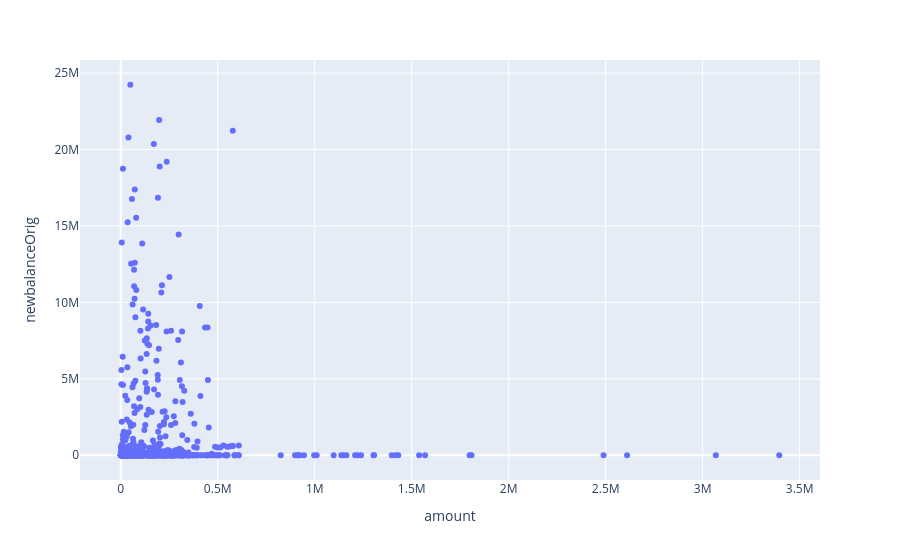

The cell this chart's notebook holds for it:
### Code cell
# Scatter plot — PaySim
df_paysim.plot.scatter(x="amount", y="newbalanceOrig")

### Figure 1 — Plotly figure (JSON) as saved in the notebook; plotly's stock layout.template omitted (floating-point values rounded to 4 significant figures; data arrays with more than 128 entries replaced by an {"elided": "..."} marker saying what was removed)
{"data": [{"hovertemplate": "amount=%{x}<br>newbalanceOrig=%{y}<extra></extra>", "legendgroup": "", "marker": {"color": "#636efa", "symbol": "circle"}, "mode": "markers", "name": "", "orientation": "v", "showlegend": false, "type": "scatter", "x": {"elided": "1000 float values"}, "xaxis": "x", "y": {"elided": "1000 float values"}, "yaxis": "y"}], "layout": {"legend": {"tracegroupgap": 0}, "margin": {"t": 60}, "xaxis": {"anchor": "y", "domain": [0, 1], "title": {"text": "amount"}}, "yaxis": {"anchor": "x", "domain": [0, 1], "title": {"text": "newbalanceOrig"}}}}
